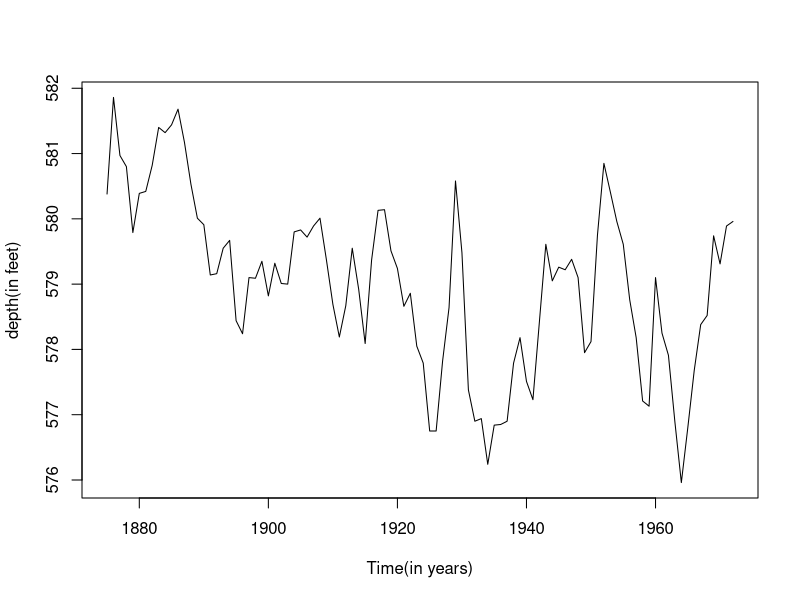
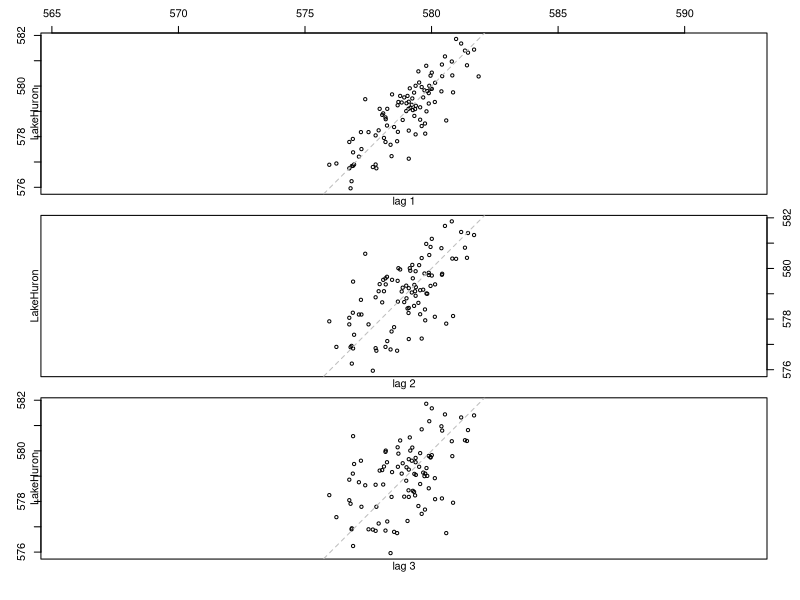
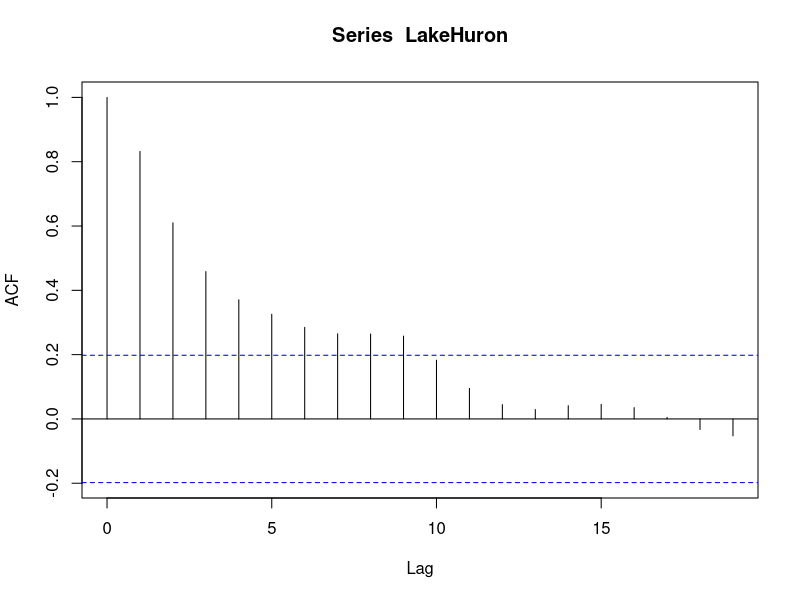
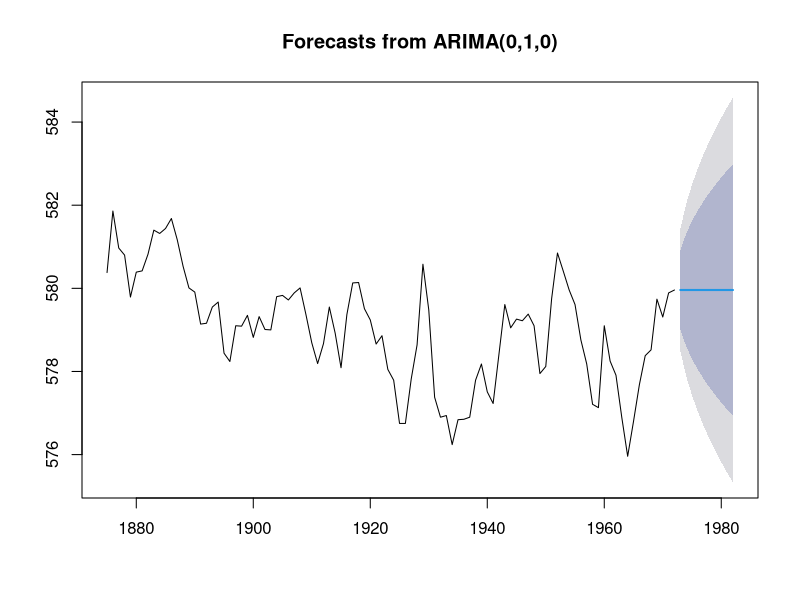

The R script that drew these images, in order:
install.packages("tseries")
library(tseries)
#Trace Plot
plot(LakeHuron, ylab ="depth(in feet)",xlab = "Time(in years)")
#Four lag plot
lag.plot(LakeHuron,lags=3,do.lines = FALSE)
#Autocorrelation Plot
acf(LakeHuron)
ar(LakeHuron,method = "mle")

install.packages("forecast")
library(forecast)
#automatic model selection
auto.arima(x=LakeHuron)

# Time Series Forecast
LH.arima<-auto.arima(LakeHuron)
fcast<-forecast(LH.arima)
plot(fcast)


